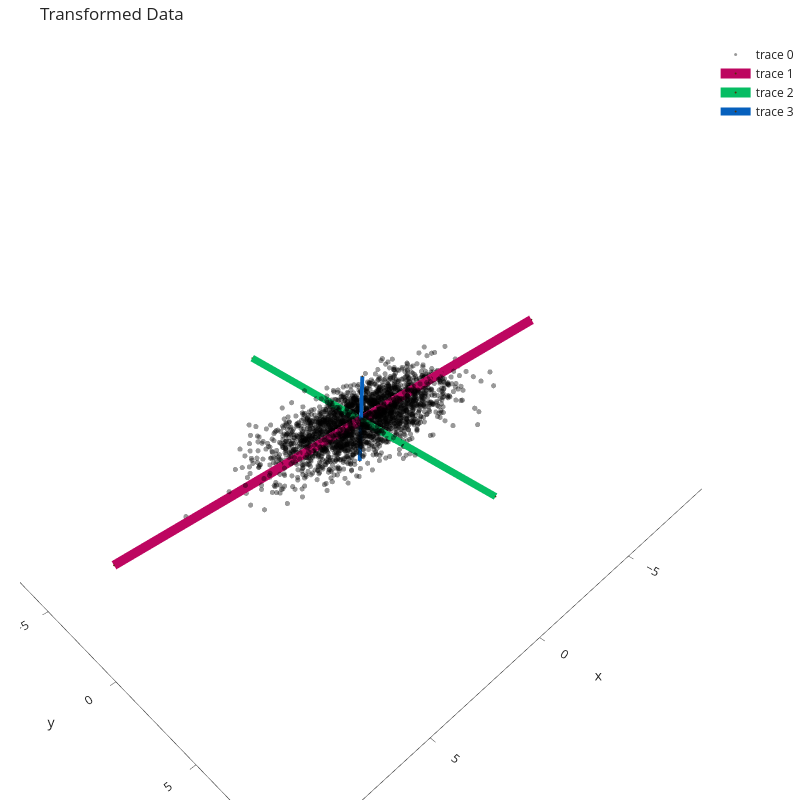

Notebook code cell kept with this figure:
### Code cell
new_components = np.array(pca.transform(pca.components_))
sizes = np.sqrt(pca.singular_values_)

pcs = [go.Scatter3d(x = [-new_components[i][0]*sizes[i], new_components[i][0]*sizes[i]], 
                       y=[-new_components[i][1]*sizes[i], new_components[i][1]*sizes[i]], 
                       z=[-new_components[i][2]*sizes[i], new_components[i][2]*sizes[i]],
                       marker = dict( size = 1, color = "rgb(84,48,5)"),
                       line = dict( color = color_scheme[i], width = 2*sizes[i]))
                        for i in range(3)]

X_transformed = pca.transform(X)
fig = go.Figure(data = [
    go.Scatter3d(x = X_transformed[:, 0], y=X_transformed[:, 1], z=X_transformed[:, 2], 
                 opacity = 0.4, mode = 'markers', marker=dict(size=3, color="black"))] + pcs,
).update_layout(scene=scene_dict, width=800, height=800, title="Transformed Data").show()

### Figure 1 — Plotly figure (JSON) as saved in the notebook; plotly's stock layout.template omitted (floating-point values rounded to 4 significant figures; data arrays with more than 128 entries replaced by an {"elided": "..."} marker saying what was removed)
{"data": [{"marker": {"color": "black", "size": 3}, "mode": "markers", "opacity": 0.4, "type": "scatter3d", "x": {"elided": "2500 float values"}, "y": {"elided": "2500 float values"}, "z": {"elided": "2500 float values"}}, {"line": {"color": "rgb(189,6,96)", "width": 18.81}, "marker": {"color": "rgb(84,48,5)", "size": 1}, "type": "scatter3d", "x": [-9.358, 9.358], "y": [-0.1263, 0.1263], "z": [-0.01927, 0.01927]}, {"line": {"color": "rgb(6,189,99)", "width": 14.14}, "marker": {"color": "rgb(84,48,5)", "size": 1}, "type": "scatter3d", "x": [0.0343, -0.0343], "y": [-7.167, 7.167], "z": [-0.01449, 0.01449]}, {"line": {"color": "rgb(6,96,189)", "width": 7.938}, "marker": {"color": "rgb(84,48,5)", "size": 1}, "type": "scatter3d", "x": [0.01925, -0.01925], "y": [-0.0533, 0.0533], "z": [-3.977, 3.977]}], "layout": {"height": 800, "scene": {"xaxis": {"range": [-10, 10]}, "yaxis": {"range": [-10, 10]}, "zaxis": {"range": [-10, 10]}}, "title": {"text": "Transformed Data"}, "width": 800}}
